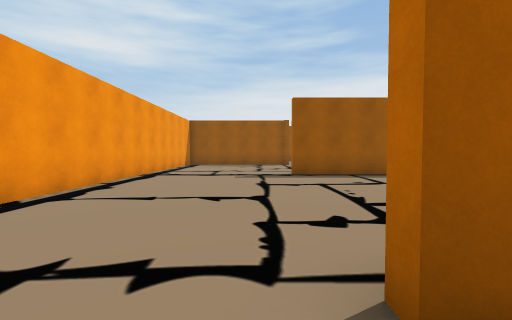
View 1 (above)

20 first-person views from a walk through a Unity game level. The camera is 1.4 m above the floor, tilts 2° down and sees 90° across. The floor is counted in squares, 2 m on a side. Each view is taken from the middle of a square. On the plan, view 1 faces up. The plan holds only what a view shows up to about 9 squares ahead; the rest is blank. The place goes on beyond the plan. The player is left out.

View 2
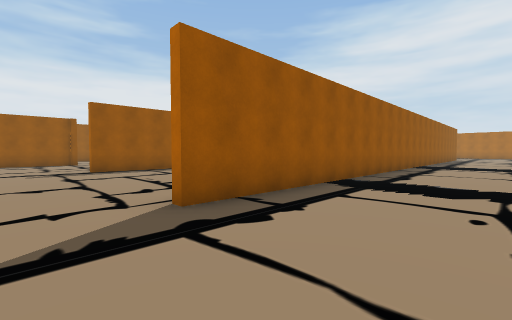

View 3
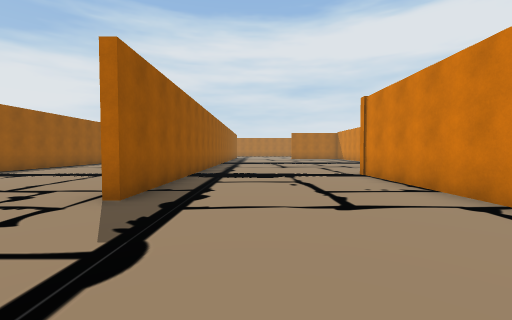

View 4
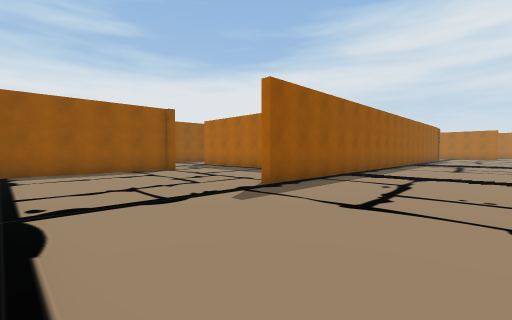

View 5
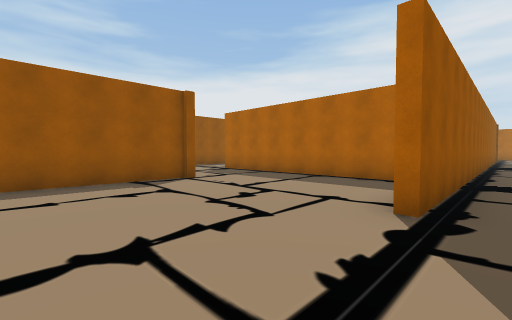

View 6
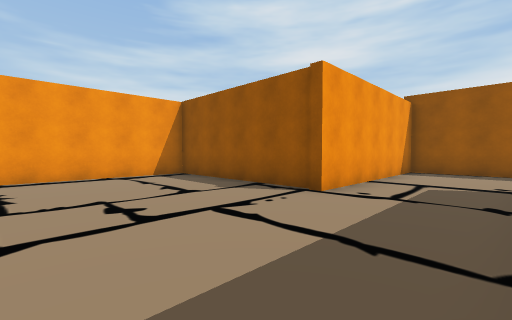

View 7
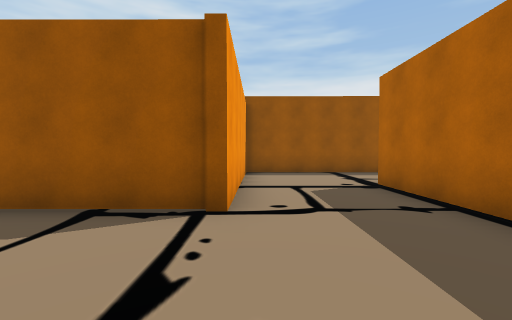

View 8
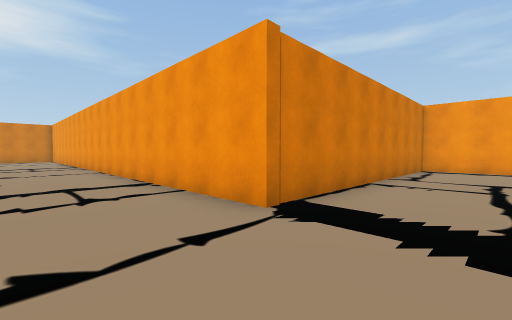

View 9
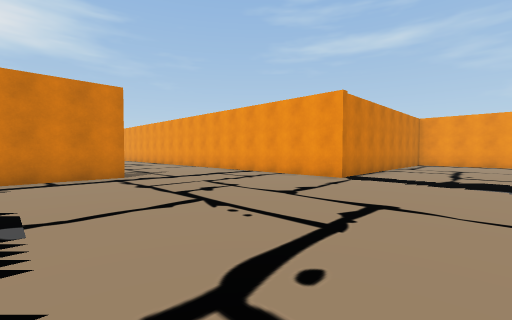

View 10
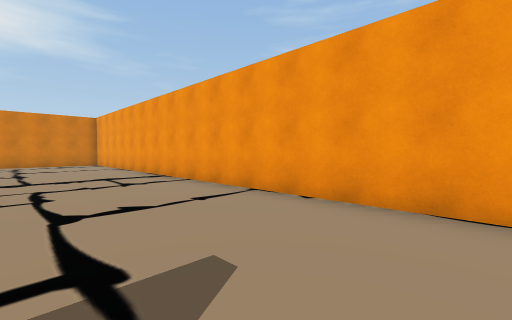

View 11
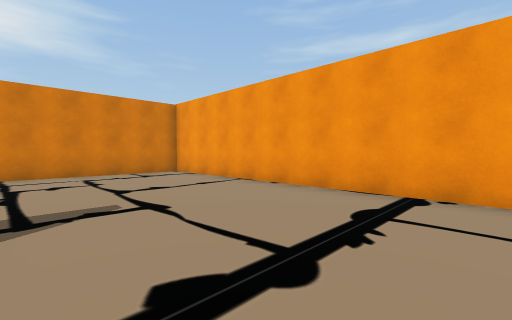

View 12
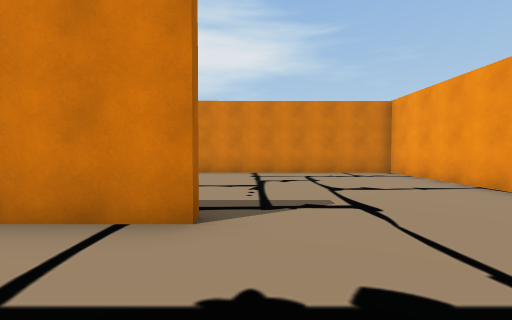

View 13
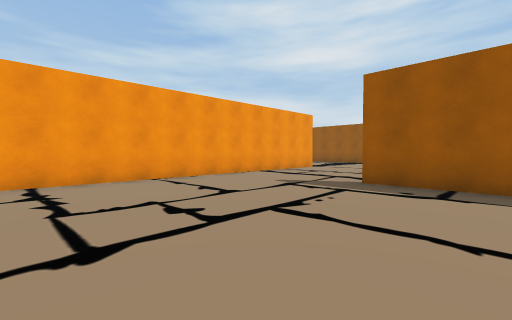

View 14
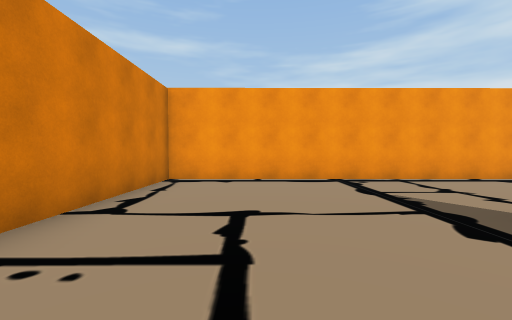

View 15
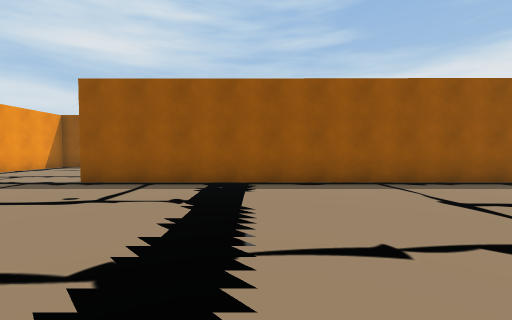

View 16
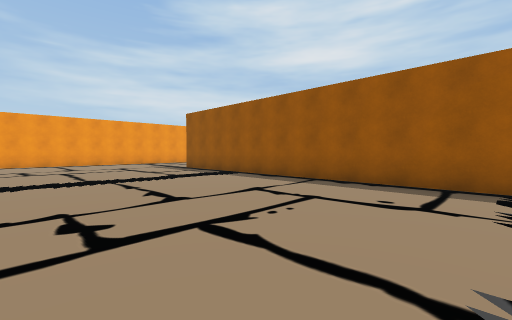

View 17
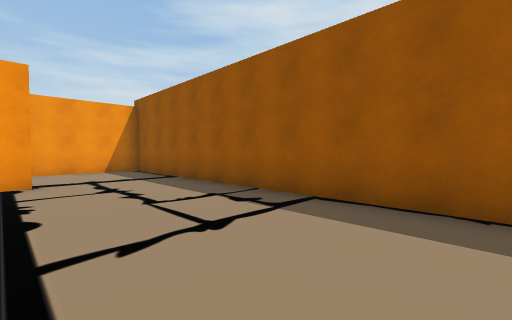

View 18
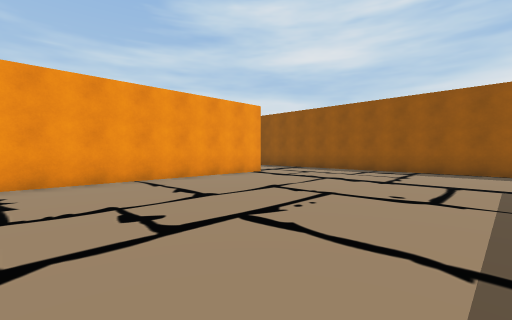

View 19
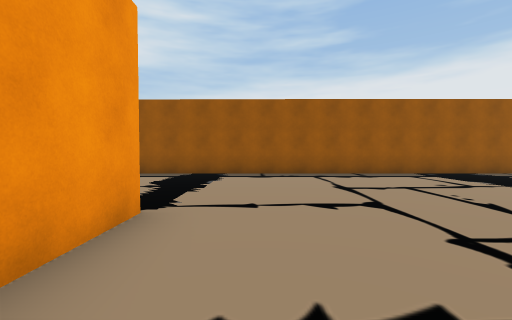

View 20
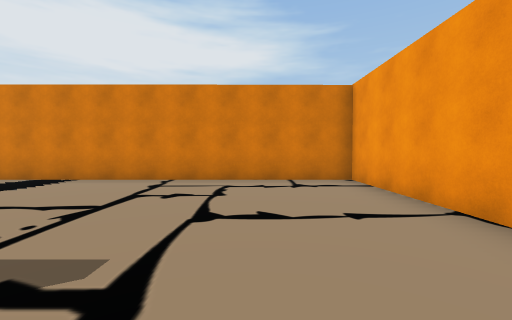

### Floor plan
Points are (right, up) in squares from view 1. A wall is a line through its corners. A room is listed if a view was taken in it or the views show most of it. See-through windows are left out.
Room 1 (views 1, 2, 3, 4, 5, 6, 7, 8, 9, 10, 11, 12, 13, 14, 15, 16, 19, 20)
walls: (11.5, 0.9) (0.5, 0.9); (8.6, -8.2) (11.1, -8.2); (11.1, -8.4) (8.6, -8.4); (4.6, 8.8) (4.6, 15.5); (11.1, 7.7) (1, 7.7); (9.5, -16.4) (11.5, -16.4); (5.4, 18.4) (1.7, 18.4) (1.7, 13.1) (-3.4, 13.1) (-3.4, -4.2) (4.7, -4.2) (4.7, -22.2) (11.5, -22.2)
ways out: opening at (5, 16.5) to room 2
Room 2 (views 17, 18)
walls: (4.7, 15.5) (4.7, 9); (11.1, 18.4) (5.4, 18.4)
ways out: opening at (5, 16.5) to room 1

Positions as (right, up) in squares from view 1, and headings:
1: (0, 0), facing up
2: (-1, -2), facing up-right
3: (-3, -1), facing right
4: (-3, 4), facing up-right
5: (-2, 7), facing up-right
6: (4, 9), facing up-left
7: (2, 10), facing up
8: (7, -2), facing down-left
9: (11, -1), facing down-left
10: (8, -8), facing down-left
11: (9, -14), facing down-left
12: (9, -14), facing down
13: (11, -14), facing up-left
14: (3, -2), facing left
15: (5, 2), facing up
16: (11, 2), facing up-left
17: (11, 15), facing up-left
18: (11, 9), facing up-left
19: (6, -7), facing up
20: (7, -16), facing down
